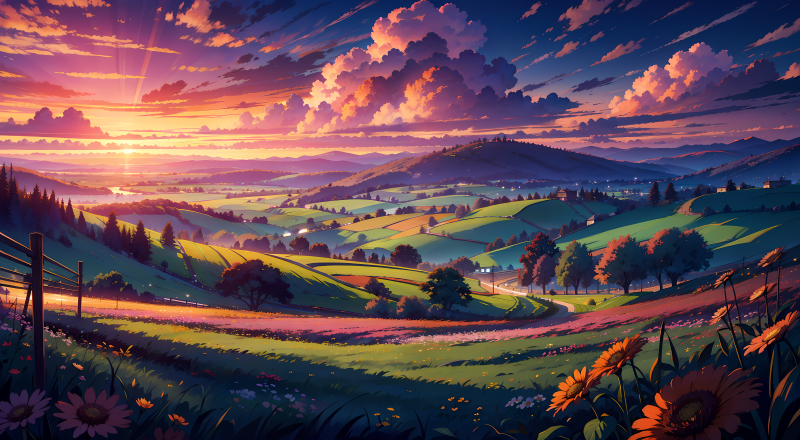
#> input picture image.png, 800 x 440 px
$ python qn6.py
#> lines starting #> are read from the running program, lines starting #| are printed output that depends on the picture
import cv2
import numpy as np

# Read the input color image
image_bgr = cv2.imread("image.png")
#> image_bgr is the input picture: shape (440, 800, 3); mean B, G, R 83.4, 72.3, 96.9

# Check if the image is loaded successfully
if image_bgr is None:
    print("Error: Could not load the image.")
else:
    # Convert BGR to Grayscale
    image_gray = cv2.cvtColor(image_bgr, cv2.COLOR_BGR2GRAY)
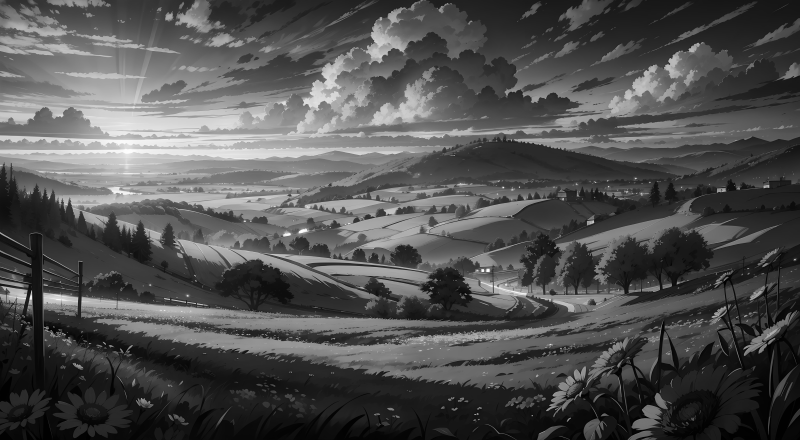
#> image_gray: shape (440, 800); min 0, max 253, mean 80.9


    # Define a scale factor for resizing
    scale_factor = 0.5

    # Resize images for better visibility
    resized_original = cv2.resize(image_bgr, None, fx=scale_factor, fy=scale_factor)
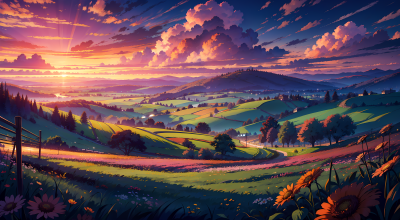
#> resized_original: shape (220, 400, 3); mean B, G, R 83.5, 72.4, 97
    resized_gray = cv2.resize(image_gray, None, fx=scale_factor, fy=scale_factor)
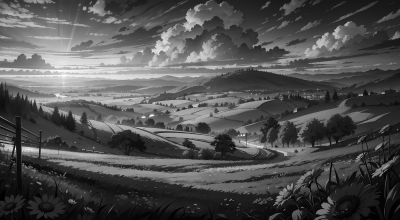
#> resized_gray: shape (220, 400); min 0, max 253, mean 81

    # Display the original, grayscale, and HSV images
    cv2.imshow("Original Image", image_bgr)
    cv2.imshow("Resized Image", resized_original)
    cv2.imshow("Grayscale Image", resized_gray)


    cv2.waitKey(0)
    cv2.destroyAllWindows()

$ run again, with face.jpg saved as image.png
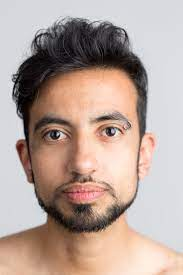
#> input picture face.jpg, 183 x 275 px
#> image_bgr is the input picture: shape (275, 183, 3); mean B, G, R 154, 162.5, 182.2
#> `resized_original = cv2.resize(image_bgr, None, fx=scale_factor, fy=sca..`:
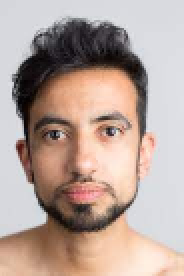
#> resized_original: shape (138, 92, 3) (shown 2 times larger); mean B, G, R 154.6, 163.1, 182.7
#> `resized_gray = cv2.resize(image_gray, None, fx=scale_factor, fy=scale_..`:
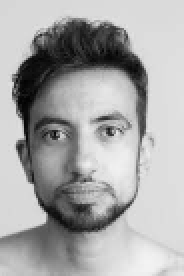
#> resized_gray: shape (138, 92) (shown 2 times larger); min 2, max 243, mean 167.9
